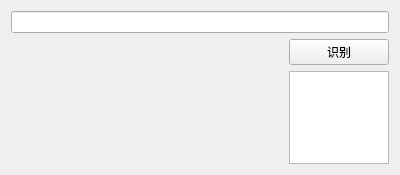
<?xml version="1.0" encoding="UTF-8"?>
<ui version="4.0">
 <class>Form</class>
 <widget class="QWidget" name="Form">
  <property name="geometry">
   <rect>
    <x>0</x>
    <y>0</y>
    <width>400</width>
    <height>175</height>
   </rect>
  </property>
  <property name="windowTitle">
   <string>验证码识别 By SL03</string>
  </property>
  <layout class="QVBoxLayout" name="verticalLayout_4">
   <item>
    <widget class="QLineEdit" name="urlEdit"/>
   </item>
   <item>
    <layout class="QHBoxLayout" name="horizontalLayout">
     <item>
      <widget class="QLabel" name="imgLable">
       <property name="minimumSize">
        <size>
         <width>30</width>
         <height>0</height>
        </size>
       </property>
       <property name="text">
        <string/>
       </property>
      </widget>
     </item>
     <item>
      <layout class="QVBoxLayout" name="verticalLayout">
       <item>
        <widget class="QPushButton" name="identifyButton">
         <property name="maximumSize">
          <size>
           <width>100</width>
           <height>16777215</height>
          </size>
         </property>
         <property name="text">
          <string>识别</string>
         </property>
        </widget>
       </item>
       <item>
        <widget class="QTextEdit" name="textEdit">
         <property name="maximumSize">
          <size>
           <width>100</width>
           <height>16777215</height>
          </size>
         </property>
        </widget>
       </item>
      </layout>
     </item>
    </layout>
   </item>
  </layout>
 </widget>
 <resources/>
 <connections>
  <connection>
   <sender>identifyButton</sender>
   <signal>clicked()</signal>
   <receiver>Form</receiver>
   <slot>identifyButton_click()</slot>
   <hints>
    <hint type="sourcelabel">
     <x>122</x>
     <y>62</y>
    </hint>
    <hint type="destinationlabel">
     <x>170</x>
     <y>40</y>
    </hint>
   </hints>
  </connection>
 </connections>
 <slots>
  <slot>identifyButton_click()</slot>
 </slots>
</ui>
